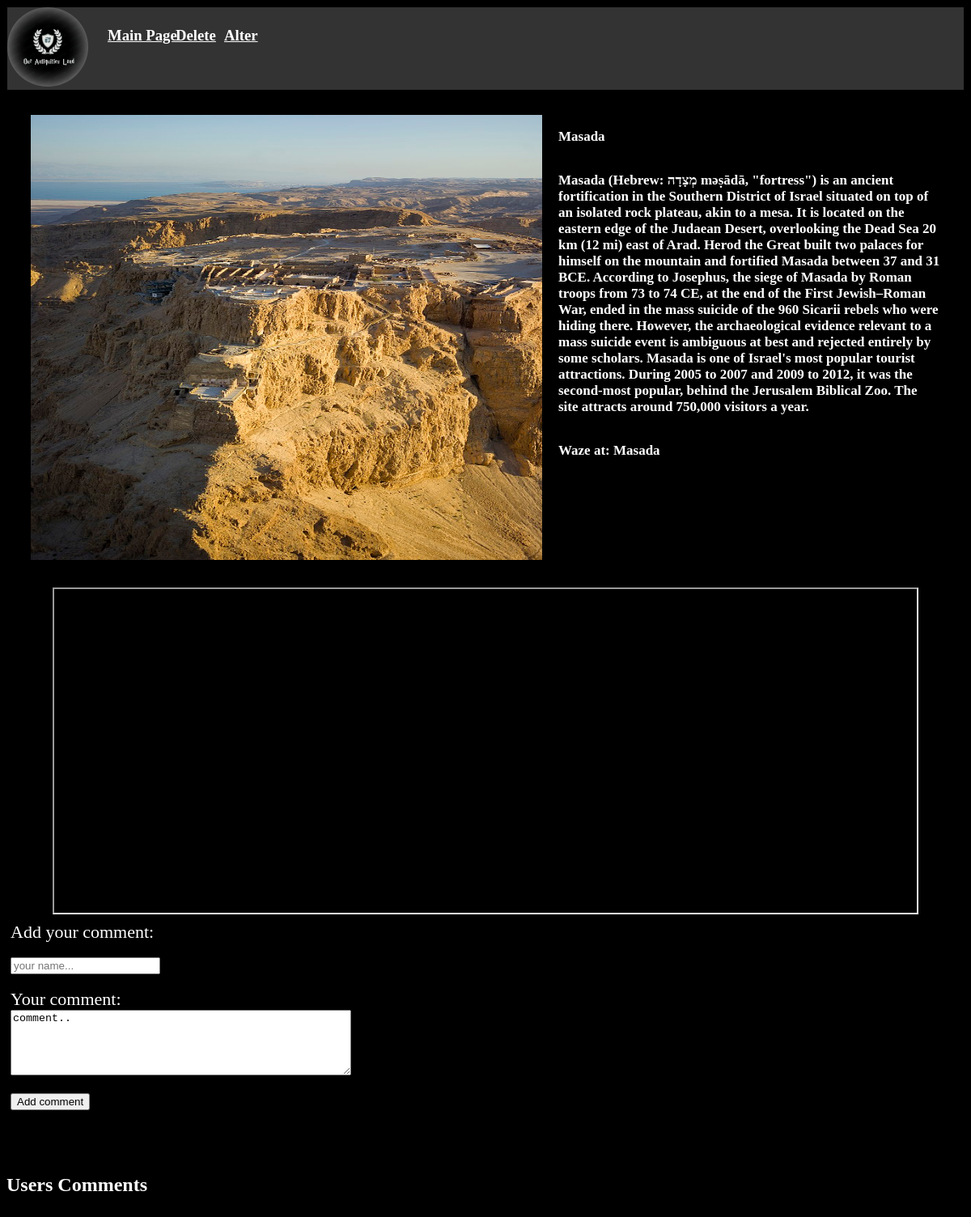
Page /show_site/4 on the committed database.
### app.py (models this page shows, shortened)
class Sites(db.Model):
    id=db.Column(db.Integer,primary_key=True)
    site_name=db.Column(db.String(20), unique=False, nullable=False)
    about=db.Column(db.String, unique=False, nullable=False)
    waze_at=db.Column(db.String(20), unique=True, nullable=False)
    filename=db.Column(db.String(100), unique=False, nullable=True)

### app.py (the view)
@app.route('/show_site/<int:site_id>')
def site_info(site_id):
    sites_specific = Sites.query.get(site_id)
    reviews_specific = Reviews.query.filter(Reviews.site_id == site_id)
    return render_template("show_site.html",sites_specific=sites_specific,reviews_specific=reviews_specific) #reviews_specific=reviews_specific)

### templates/show_site.html (shortened to what this page needs)
<!DOCTYPE html>
<html lang="en" xmlns="http://www.w3.org/1999/html">
<head>
</head>
<body>
<div class="navbar">
    <a href="/" ><img src="../static/uploads/logo.jpeg"  width="100px" heigth="100px" style="border-radius:50%; display:inline-block"></a>
    <a href="/" target="_blank"><h3 style="position: absolute; margin-top:2%; margin-left:2%"><u>Main Page</u></h3></a>
    <a href="/delete/{{sites_specific.id}}" type="button"><h3 style="color:white;position: absolute; margin-top:2%;margin-left:9%"><u>Delete</u></h3></a>
    <a href="/alter_site/{{sites_specific.id}}" type="button"><h3 style="color:white;position: absolute; margin-top:2%;margin-left:14%"><u>Alter</u></h3></a>
</div>
<div class="flex-container">
  <div><img src="../static/uploads/{{sites_specific.filename}}" width="700" height="550"></img></div>
  <div>
      <p style="color:white;font-size:17px">{{sites_specific.site_name}}</p><br>
    <p style="color:white;font-size:17px">{{sites_specific.about}}</p><br>
    <p style="color:white; font-size:17px">Waze at: {{sites_specific.waze_at}}</p>
  </div>
</div>
<center><iframe src="https://embed.waze.com/iframe?zoom=13&lat=48.85661&lon=2.35222&pin=1" width="90%" height="400"></iframe><br></center>
    <div style="border:5px solid black;bottom:0;">
     <form action="/add_review/{{sites_specific.id}}" method="post" enctype="multipart/form-data">
      <label style="color:white;font-family: papyrus;font-size:22px">Add your comment:</label><br>
      <label style="color:white'font-family: papyrus;font-size:22px">Your name:</label><br>
      <input type="text" name="user_name" placeholder="your name..." required><br><br>
      <label style="color:white;font-family: papyrus;font-size:22px">Your comment:</label><br>
      <textarea name="user_comment" rows="5" cols="50" required>comment..</textarea><br><br>
      <input name="form" type="submit" value="Add comment"/><br><br>
     </form>>
    </div>
    <div>
        <h2 style="color:white; font-family: papyrus">Users Comments</h2>
    </div>
<br>
</body>
</html>

### templates/show_site.html (style rules this page uses)
body { background-color:black }
.navbar { overflow: hidden;background-color: #333;border: 1px solid black; }
h3,p { color:white; font-family: papyrus; display: inline-block;font-weight:bold }
.flex-container { display: flex; background-color: black; }
.flex-container > div { background-color: black; margin: 10px; padding: 20px; font-size: 15px; width:50% }

### rows in the picture
Sites: filename (picture), site_name "Masada", about "Masada (Hebrew: מְצָדָה məṣādā, \"fortress\") is an ancient fortification in the Southern District of Israel situated on top of an isolated rock plateau, akin to a mesa. It is located on the eastern edge of the Judaean Desert, overlooking the Dead Sea 20 km (12 mi) east of Arad. Herod the Great built two palaces for himself on the mountain and fortified Masada between 37 and 31 BCE. According to Josephus, the siege of Masada by Roman troops from 73 to 74 CE, at the end of the First Jewish–Roman War, ended in the mass suicide of the 960 Sicarii rebels who were hiding there. However, the archaeological evidence relevant to a mass suicide event is ambiguous at best and rejected entirely by some…", waze_at "Masada"
